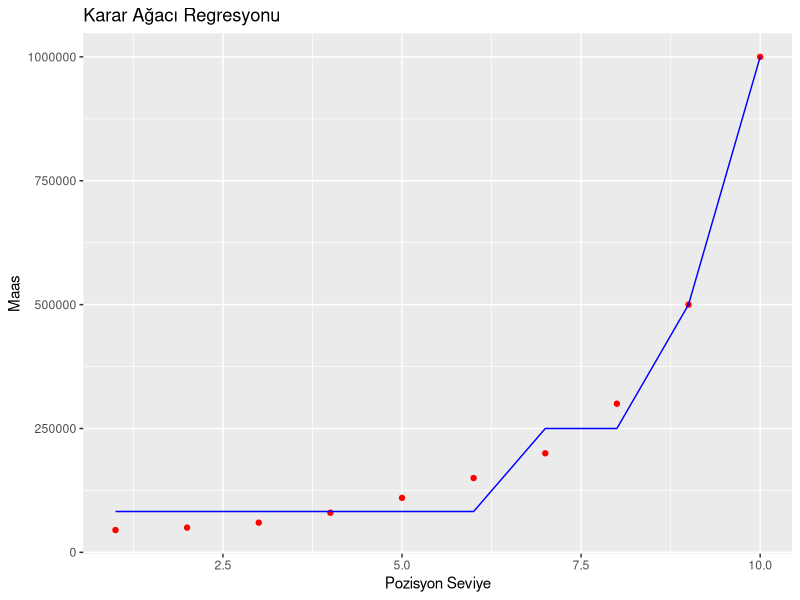
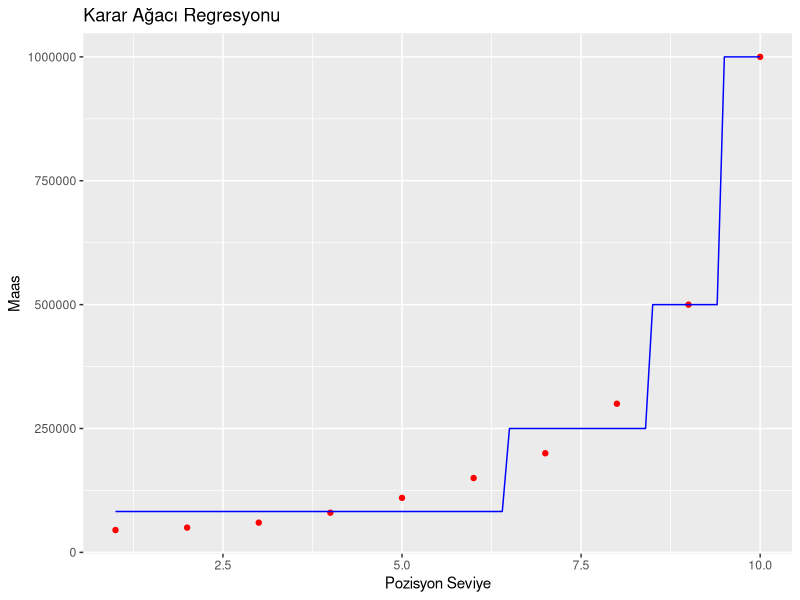

Recreate these plots in R, in order.
# Regression Template

# Çalışma dizini ayarla
setwd('C:\\Users\\toshiba\\Desktop\\Machine Learning A-Z\\Part 2 - Regression\\Section 8 - Decision Tree Regression')

# Importing the dataset
dataset = read.csv('PozisyonSeviyeMaas.csv')
dataset = dataset[2:3]

# Splitting the dataset into the Training set and Test set
# install.packages('caTools')
# library(caTools)
# set.seed(123)
# split = sample.split(dataset$Salary, SplitRatio = 2/3)
# training_set = subset(dataset, split == TRUE)
# test_set = subset(dataset, split == FALSE)

# Feature Scaling
# training_set = scale(training_set)
# test_set = scale(test_set)

# Fitting the Decision Tree Regression to the dataset
#install.packages('rpart')
library(rpart)
regressor = rpart(formula = Maas ~ ., data = dataset,
                  control = rpart.control(minsplit = 1))

# Predicting a new result
y_pred = predict(regressor, data.frame(Seviye = 6.5))

# Visualising the Regression Model results
# install.packages('ggplot2')
library(ggplot2)
ggplot() +
  geom_point(aes(x = dataset$Seviye, y = dataset$Maas),
             colour = 'red') +
  geom_line(aes(x = dataset$Seviye, y = predict(regressor, newdata = dataset)),
            colour = 'blue') +
  ggtitle('Karar Ağacı Regresyonu') +
  xlab('Pozisyon Seviye') +
  ylab('Maas')

# Visualising the Regression Model results (for higher resolution and smoother curve)
# install.packages('ggplot2')
library(ggplot2)
x_grid = seq(min(dataset$Seviye), max(dataset$Seviye), 0.1)
ggplot() +
  geom_point(aes(x = dataset$Seviye, y = dataset$Maas),
             colour = 'red') +
  geom_line(aes(x = x_grid, y = predict(regressor, newdata = data.frame(Seviye = x_grid))),
            colour = 'blue') +
  ggtitle('Karar Ağacı Regresyonu') +
  xlab('Pozisyon Seviye') +
  ylab('Maas')